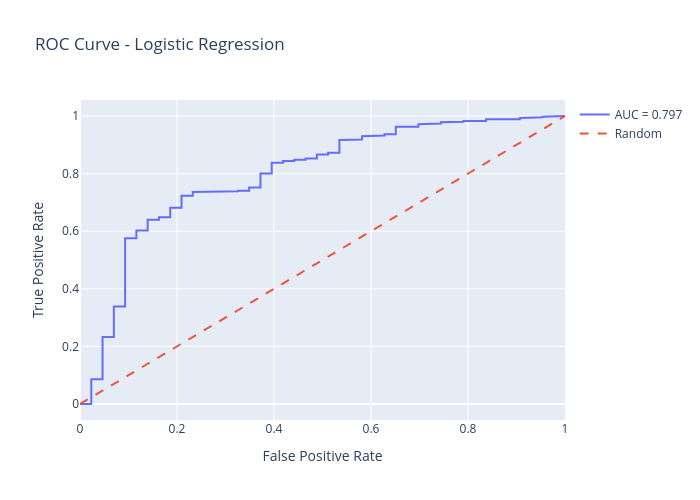
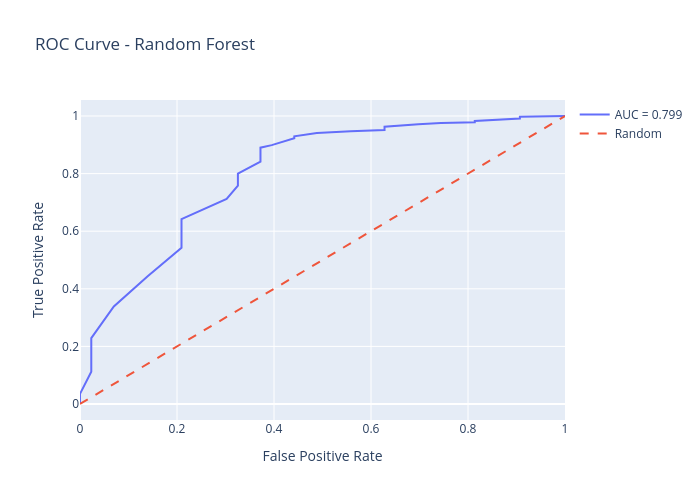
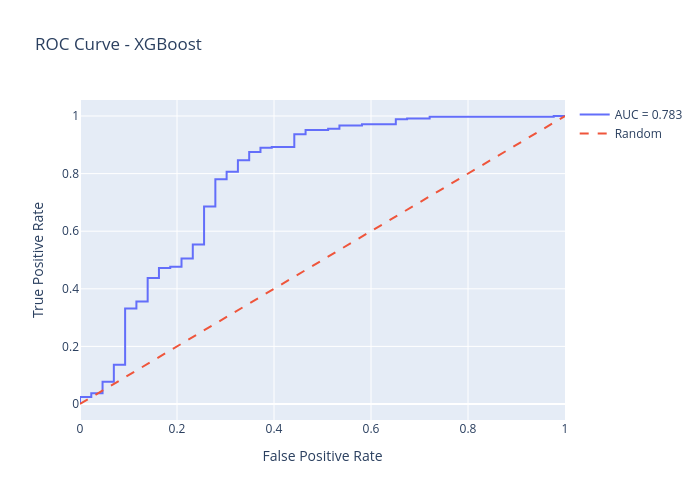
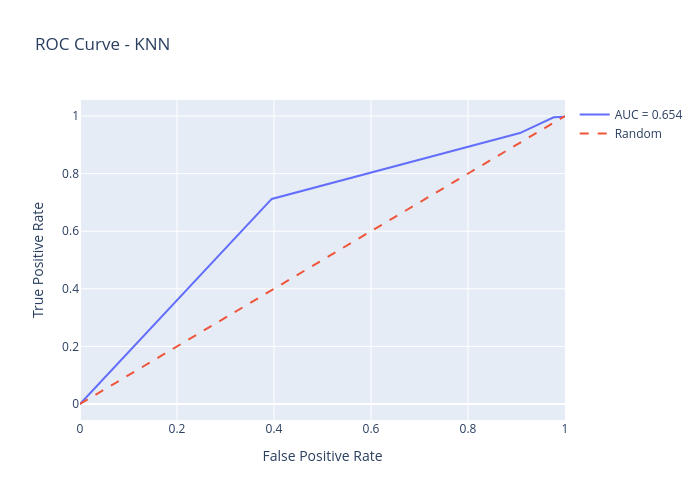

Write notebook code for charts like these, in order.
### Code cell
import plotly.graph_objects as go
from sklearn.metrics import auc

for model_name, data in results.items():

    fpr = data['fpr']
    tpr = data['tpr']

    # Skip invalid
    if len(fpr) == 0 or len(tpr) == 0:
        continue

    roc_auc = auc(fpr, tpr)

    # 🔥 NEW FIGURE for each model
    fig = go.Figure()

    # ROC curve
    fig.add_trace(go.Scatter(
        x=fpr,
        y=tpr,
        mode='lines',
        name=f"AUC = {roc_auc:.3f}"
    ))

    # Random line
    fig.add_trace(go.Scatter(
        x=[0, 1],
        y=[0, 1],
        mode='lines',
        line=dict(dash='dash'),
        name='Random'
    ))

    fig.update_layout(
        title=f"ROC Curve - {model_name}",
        xaxis_title="False Positive Rate",
        yaxis_title="True Positive Rate",
        width=700,
        height=500
    )
    fig.write_image(f"roc curve/ROC_Curve_{model_name}.png")
    fig.show()

### Figure 1 — Plotly figure (JSON) as saved in the notebook; plotly's stock layout.template omitted (floating-point values rounded to 4 significant figures)
{"data": [{"mode": "lines", "name": "AUC = 0.797", "type": "scatter", "x": [0.0, 0.02326, 0.02326, 0.04651, 0.04651, 0.06977, 0.06977, 0.09302, 0.09302, 0.1163, 0.1163, 0.1395, 0.1395, 0.1628, 0.1628, 0.186, 0.186, 0.2093, 0.2093, 0.2326, 0.2326, 0.2558, 0.2558, 0.3256, 0.3256, 0.3488, 0.3488, 0.3721, 0.3721, 0.3953, 0.3953, 0.4186, 0.4186, 0.4419, 0.4419, 0.4651, 0.4651, 0.4884, 0.4884, 0.5116, 0.5116, 0.5349, 0.5349, 0.5581, 0.5581, 0.5814, 0.5814, 0.6047, 0.6047, 0.6279, 0.6279, 0.6512, 0.6512, 0.6977, 0.6977, 0.7209, 0.7209, 0.7442, 0.7442, 0.7674, 0.7674, 0.7907, 0.7907, 0.8372, 0.8372, 0.907, 0.907, 0.9302, 0.9302, 0.9535, 0.9535, 0.9767, 0.9767, 1.0], "y": [0.0, 0.0, 0.08571, 0.08571, 0.233, 0.233, 0.3385, 0.3385, 0.5758, 0.5758, 0.6022, 0.6022, 0.6396, 0.6396, 0.6484, 0.6484, 0.6813, 0.6813, 0.7231, 0.7231, 0.7363, 0.7363, 0.7385, 0.7385, 0.7407, 0.7407, 0.7516, 0.7516, 0.8, 0.8, 0.8374, 0.8374, 0.844, 0.844, 0.8484, 0.8484, 0.8527, 0.8527, 0.8659, 0.8659, 0.8725, 0.8725, 0.9165, 0.9165, 0.9187, 0.9187, 0.9297, 0.9297, 0.9319, 0.9319, 0.9363, 0.9363, 0.9626, 0.9626, 0.9714, 0.9714, 0.9736, 0.9736, 0.978, 0.978, 0.9802, 0.9802, 0.9824, 0.9824, 0.989, 0.989, 0.9934, 0.9934, 0.9956, 0.9956, 0.9978, 0.9978, 1.0, 1.0]}, {"line": {"dash": "dash"}, "mode": "lines", "name": "Random", "type": "scatter", "x": [0, 1], "y": [0, 1]}], "layout": {"height": 500, "title": {"text": "ROC Curve - Logistic Regression"}, "width": 700, "xaxis": {"title": {"text": "False Positive Rate"}}, "yaxis": {"title": {"text": "True Positive Rate"}}}}

### Figure 2 — Plotly figure (JSON) as saved in the notebook; plotly's stock layout.template omitted (floating-point values rounded to 4 significant figures)
{"data": [{"mode": "lines", "name": "AUC = 0.799", "type": "scatter", "x": [0.0, 0.0, 0.02326, 0.02326, 0.06977, 0.1395, 0.2093, 0.2093, 0.3023, 0.3256, 0.3256, 0.3721, 0.3721, 0.3721, 0.3953, 0.4186, 0.4419, 0.4419, 0.4884, 0.5581, 0.6279, 0.6279, 0.6744, 0.6977, 0.7442, 0.814, 0.814, 0.8372, 0.8605, 0.8837, 0.8837, 0.907, 0.907, 0.9302, 0.9535, 1.0], "y": [0.0, 0.03516, 0.1121, 0.2286, 0.3385, 0.444, 0.5429, 0.6418, 0.7121, 0.7582, 0.8, 0.8418, 0.8769, 0.8901, 0.8989, 0.9099, 0.9231, 0.9297, 0.9407, 0.9473, 0.9516, 0.9626, 0.9692, 0.9714, 0.9758, 0.978, 0.9824, 0.9846, 0.9846, 0.9868, 0.989, 0.9912, 0.9978, 0.9978, 1.0, 1.0]}, {"line": {"dash": "dash"}, "mode": "lines", "name": "Random", "type": "scatter", "x": [0, 1], "y": [0, 1]}], "layout": {"height": 500, "title": {"text": "ROC Curve - Random Forest"}, "width": 700, "xaxis": {"title": {"text": "False Positive Rate"}}, "yaxis": {"title": {"text": "True Positive Rate"}}}}

### Figure 3 — Plotly figure (JSON) as saved in the notebook; plotly's stock layout.template omitted (floating-point values rounded to 4 significant figures)
{"data": [{"mode": "lines", "name": "AUC = 0.783", "type": "scatter", "x": [0.0, 0.0, 0.0, 0.02326, 0.02326, 0.04651, 0.04651, 0.04651, 0.04651, 0.06977, 0.06977, 0.06977, 0.06977, 0.09302, 0.09302, 0.09302, 0.09302, 0.09302, 0.09302, 0.09302, 0.09302, 0.09302, 0.09302, 0.1163, 0.1163, 0.1395, 0.1395, 0.1395, 0.1395, 0.1628, 0.1628, 0.186, 0.186, 0.2093, 0.2093, 0.2326, 0.2326, 0.2558, 0.2558, 0.2791, 0.2791, 0.3023, 0.3023, 0.3256, 0.3256, 0.3488, 0.3488, 0.3721, 0.3721, 0.3953, 0.3953, 0.4419, 0.4419, 0.4651, 0.4651, 0.5116, 0.5116, 0.5349, 0.5349, 0.5814, 0.5814, 0.6512, 0.6512, 0.6744, 0.6744, 0.7209, 0.7209, 0.9767, 0.9767, 1.0], "y": [0.0, 0.002198, 0.02418, 0.02418, 0.03736, 0.03736, 0.03956, 0.04396, 0.07692, 0.07692, 0.1077, 0.1121, 0.1363, 0.1363, 0.1978, 0.2022, 0.211, 0.2154, 0.2484, 0.2527, 0.2637, 0.2681, 0.3319, 0.3319, 0.356, 0.356, 0.3956, 0.4, 0.4374, 0.4374, 0.4725, 0.4725, 0.4769, 0.4769, 0.5055, 0.5055, 0.5538, 0.5538, 0.6857, 0.6857, 0.7802, 0.7802, 0.8066, 0.8066, 0.8462, 0.8462, 0.8747, 0.8747, 0.8901, 0.8901, 0.8923, 0.8923, 0.9363, 0.9363, 0.9516, 0.9516, 0.956, 0.956, 0.967, 0.967, 0.9714, 0.9714, 0.989, 0.989, 0.9912, 0.9912, 0.9978, 0.9978, 1.0, 1.0]}, {"line": {"dash": "dash"}, "mode": "lines", "name": "Random", "type": "scatter", "x": [0, 1], "y": [0, 1]}], "layout": {"height": 500, "title": {"text": "ROC Curve - XGBoost"}, "width": 700, "xaxis": {"title": {"text": "False Positive Rate"}}, "yaxis": {"title": {"text": "True Positive Rate"}}}}

### Figure 4 — Plotly figure (JSON) as saved in the notebook; plotly's stock layout.template omitted (floating-point values rounded to 4 significant figures)
{"data": [{"mode": "lines", "name": "AUC = 0.654", "type": "scatter", "x": [0.0, 0.3953, 0.907, 0.9767, 1.0, 1.0], "y": [0.0, 0.7121, 0.9407, 0.9956, 0.9978, 1.0]}, {"line": {"dash": "dash"}, "mode": "lines", "name": "Random", "type": "scatter", "x": [0, 1], "y": [0, 1]}], "layout": {"height": 500, "title": {"text": "ROC Curve - KNN"}, "width": 700, "xaxis": {"title": {"text": "False Positive Rate"}}, "yaxis": {"title": {"text": "True Positive Rate"}}}}
